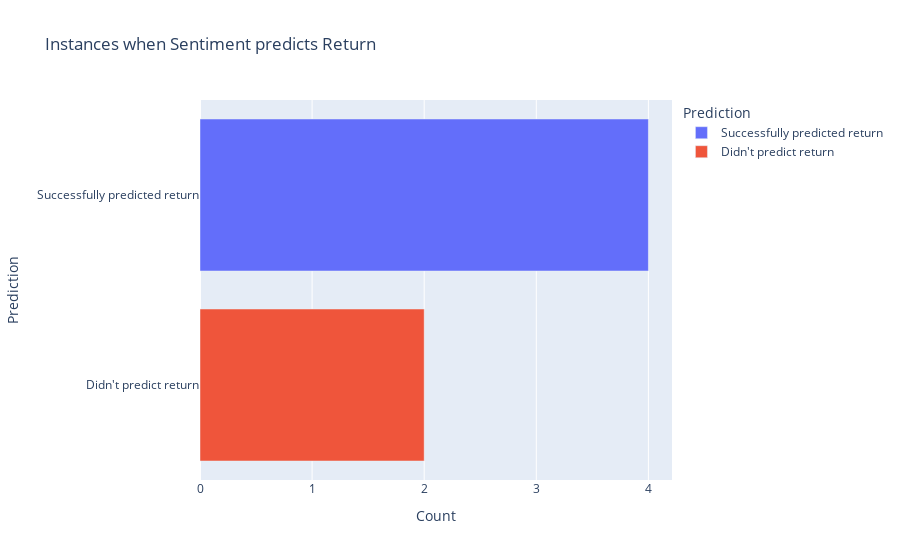

Source (notebook cell):
### Code cell
fig = px.bar(
    match,
    x=0,
    y=match.index,
    color=match.index,
    title="Instances when Sentiment predicts Return",
    labels={"index": "Prediction",
            "0": "Count"}
)

fig.show()

### Figure 1 — Plotly figure (JSON) as saved in the notebook; plotly's stock layout.template omitted (floating-point values rounded to 4 significant figures)
{"data": [{"alignmentgroup": "True", "hovertemplate": "Prediction=%{y}<br>Count=%{x}<extra></extra>", "legendgroup": "Successfully predicted return", "marker": {"color": "#636efa"}, "name": "Successfully predicted return", "offsetgroup": "Successfully predicted return", "orientation": "h", "showlegend": true, "textposition": "auto", "type": "bar", "x": [4], "xaxis": "x", "y": ["Successfully predicted return"], "yaxis": "y"}, {"alignmentgroup": "True", "hovertemplate": "Prediction=%{y}<br>Count=%{x}<extra></extra>", "legendgroup": "Didn't predict return", "marker": {"color": "#EF553B"}, "name": "Didn't predict return", "offsetgroup": "Didn't predict return", "orientation": "h", "showlegend": true, "textposition": "auto", "type": "bar", "x": [2], "xaxis": "x", "y": ["Didn't predict return"], "yaxis": "y"}], "layout": {"autosize": true, "barmode": "relative", "legend": {"title": {"text": "Prediction"}, "tracegroupgap": 0}, "title": {"text": "Instances when Sentiment predicts Return"}, "xaxis": {"anchor": "y", "autorange": true, "domain": [0, 1], "range": [0, 4.211], "title": {"text": "Count"}, "type": "linear"}, "yaxis": {"anchor": "x", "autorange": true, "categoryarray": ["Didn't predict return", "Successfully predicted return"], "categoryorder": "array", "domain": [0, 1], "range": [-0.5, 1.5], "title": {"text": "Prediction"}, "type": "category"}}}
